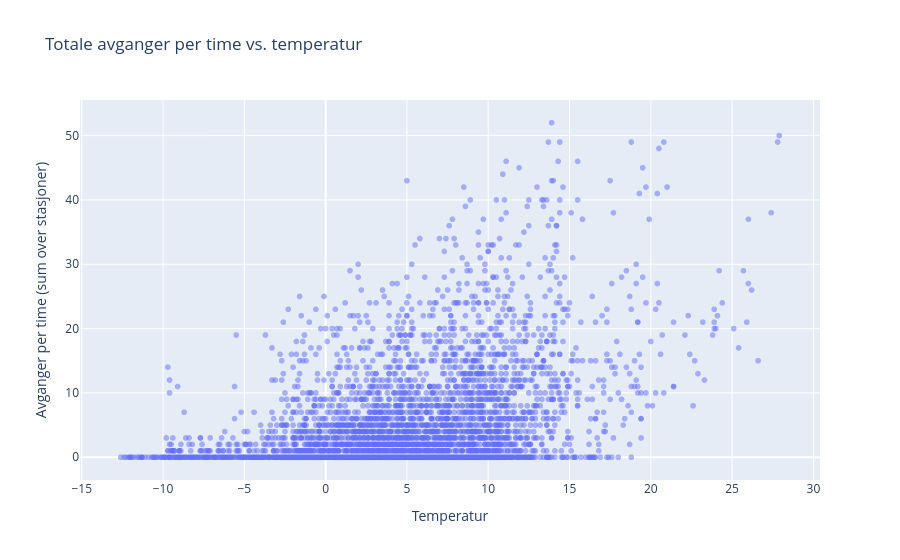

Write notebook code for a chart like this one.
### Code cell
tmp = df_eda[["time", "station", "departures", "temperature"]].copy()
tmp["departures"] = tmp["departures"].fillna(0)

g2 = (tmp.groupby("time", as_index=False)
          .agg(departures=("departures", "sum"),
               temperature=("temperature", "mean"))
          .dropna(subset=["temperature"]))

fig = px.scatter(
    g2, x="temperature", y="departures",
    opacity=0.5,
    title="Totale avganger per time vs. temperatur"
)
fig.update_layout(
    xaxis_title="Temperatur",
    yaxis_title="Avganger per time (sum over stasjoner)"
)
fig.show()

#fig.write_image(str(FIG / "Totale_avganger_pr_time_vs_temp.png"), scale=2, width=1100, height=600)

### Figure 1 — Plotly figure (JSON) as saved in the notebook; plotly's stock layout.template omitted (floating-point values rounded to 4 significant figures; data arrays with more than 128 entries replaced by an {"elided": "..."} marker saying what was removed)
{"data": [{"hovertemplate": "temperature=%{x}<br>departures=%{y}<extra></extra>", "legendgroup": "", "marker": {"color": "#636efa", "opacity": 0.5, "symbol": "circle"}, "mode": "markers", "name": "", "showlegend": false, "type": "scattergl", "x": {"elided": "4047 float values"}, "xaxis": "x", "y": {"elided": "4047 int values"}, "yaxis": "y"}], "layout": {"legend": {"tracegroupgap": 0}, "title": {"text": "Totale avganger per time vs. temperatur"}, "xaxis": {"anchor": "y", "domain": [0, 1], "title": {"text": "Temperatur"}}, "yaxis": {"anchor": "x", "domain": [0, 1], "title": {"text": "Avganger per time (sum over stasjoner)"}}}}
